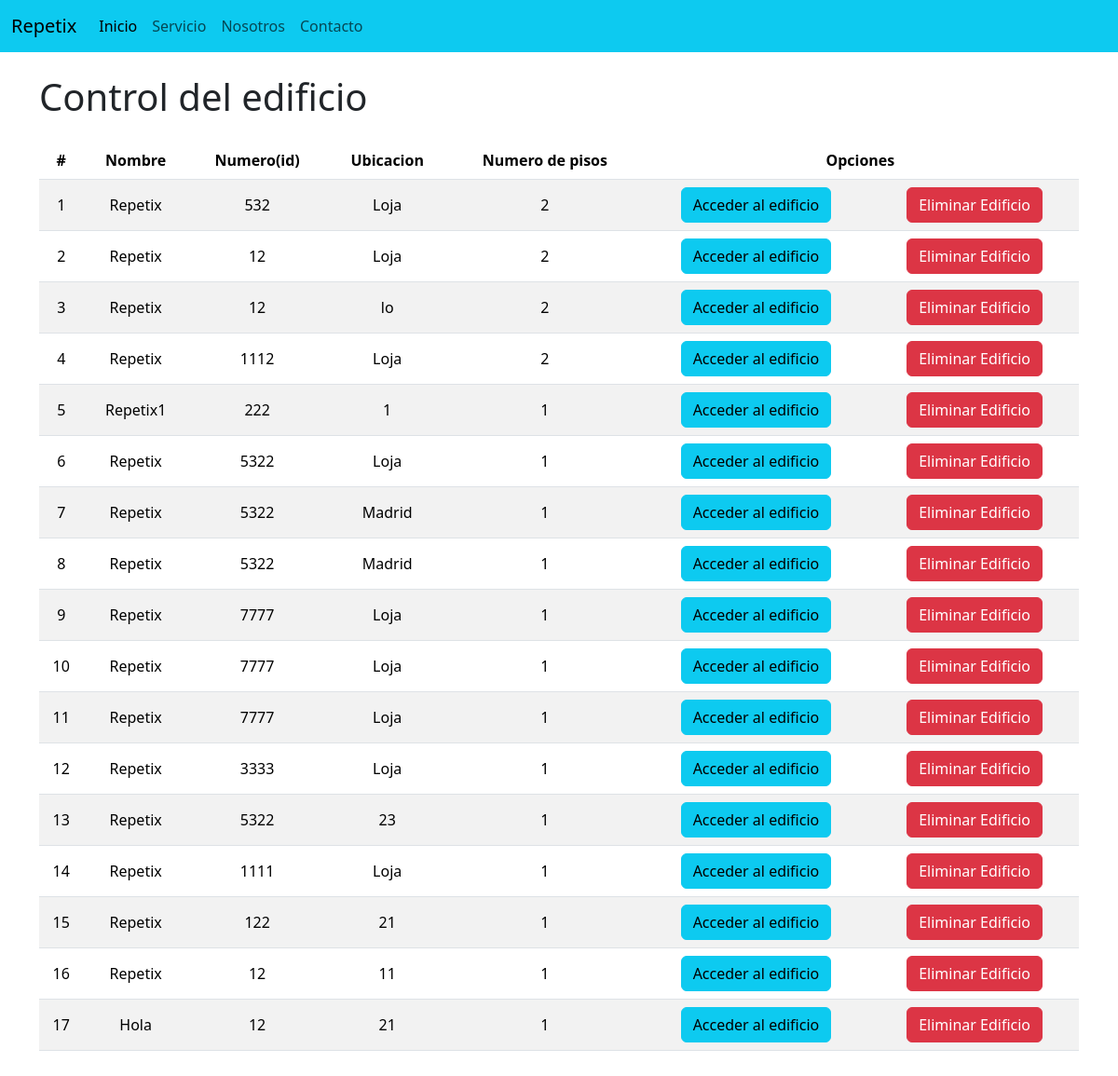
/AccederEdificio/, run on an earlier commit of the app's database.
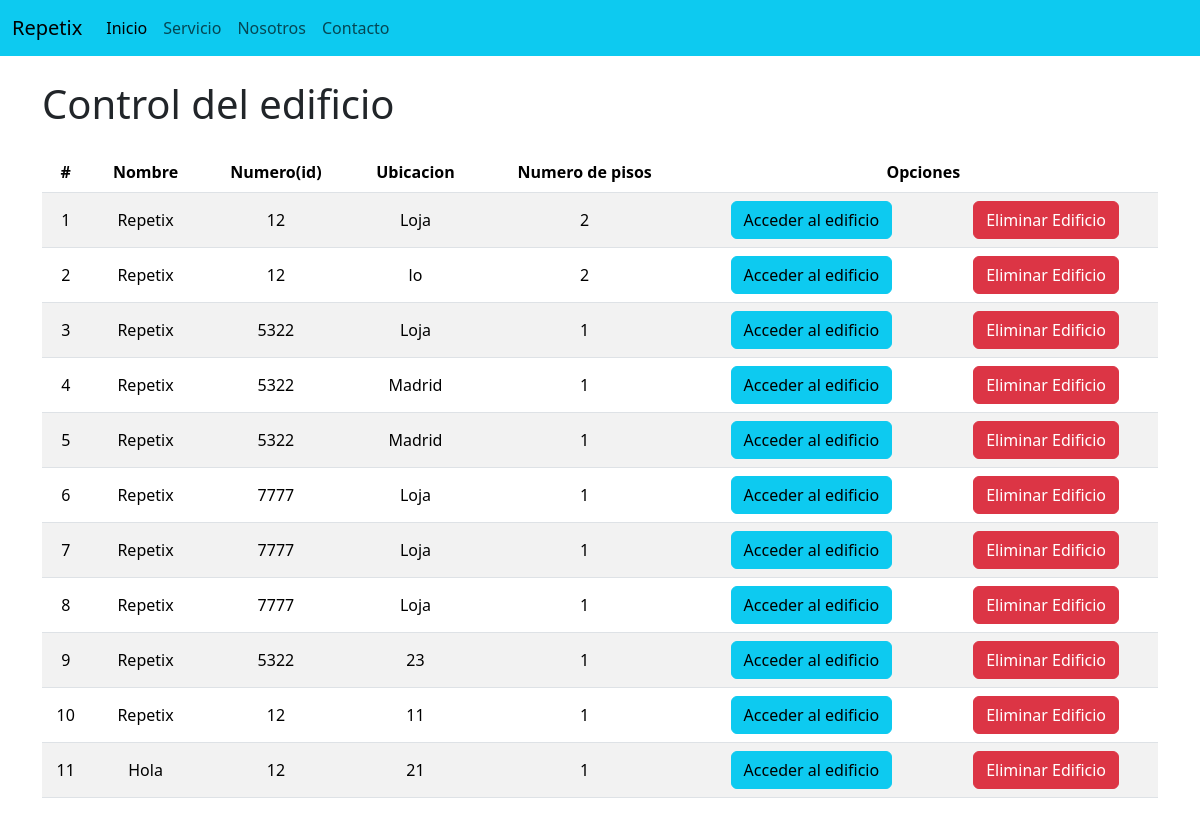
And on a later commit of the database.
### Repetix/models.py (models this page shows, shortened)
class Edificio(models.Model):
    nombre = models.CharField(max_length=100)
    codigo = models.CharField(max_length=20, unique=True)
    ubicacion = models.CharField(max_length=100)
    numero_pisos = models.FloatField()

### Repetix/views.py (the view)
# urls.py: path('AccederEdificio/', views.accederEdificio, name='AccederEdificio'),
def accederEdificio(request):
    edificio = Edificio.objects.all()
    pisos = Piso.objects.all()
    return render(request, 'AccederEdificio.html', {
        'edificios': edificio,
        'pisos': pisos,
    })

### Repetix/Templates/AccederEdificio.html (shortened to what this page needs)
{% extends './base.html' %}
{% block body %}
<div class="table-responsive">
  <h1>Control del edificio</h1>
  <div class="table-responsive py-3">
    <table class="table table-striped">
      <thead>
        <tr>
          <th>#</th>
          <th>Nombre</th>
          <th>Numero(id)</th>
          <th>Ubicacion</th>
          <th>Numero de pisos</th>
          <th colspan="2">Opciones</th>
        </tr>
      </thead>
      <tbody>
        {% for edificio in edificios %}
          <tr>
            <td>{{ forloop.counter }}</td>
            <td>{{ edificio.nombre }}</td>
            <td>{{ edificio.codigo }}</td>
            <td>{{ edificio.ubicacion }}</td>
            <td>{{ edificio.numero_pisos }}</td>
            <td>
              <a href="/ControlarEdificio/{{ edificio.codigo }}" class="btn btn-info">Acceder al edificio</a>
            </td>
            <td>
              <a href="/EliminarEdificio/{{ edificio.codigo }}" class="btn btn-danger btnEliminacion">Eliminar Edificio</a>
            </td>
          </tr>
        {% endfor %}
      </tbody>
    </table>
  </div>
</div>
{% endblock %}

### Repetix/Templates/base.html (shortened to what this page needs)
{% load static %}
<!DOCTYPE html>
<html lang="es">
  <head>
    <link href="https://cdn.jsdelivr.net/npm/bootstrap@5.3.3/dist/css/bootstrap.min.css" rel="stylesheet" />
    <link rel="stylesheet" href="{% static 'css/AccederEdificio.css' %}">
  </head>
  <body>
    <nav class="navbar navbar-expand-lg bg-info">
      <div class="container-fluid">
        <a class="navbar-brand" href="/index/">Repetix</a>
        <div class="collapse navbar-collapse" id="navbarNav">
          <ul class="navbar-nav">
            <li class="nav-item">
              <a class="nav-link active" aria-current="page" href="/index/">Inicio</a>
            </li>
            <li class="nav-item">
              <a class="nav-link" href="/Servicio/">Servicio</a>
            </li>
            <li class="nav-item">
              <a class="nav-link" href="/Nosotros/">Nosotros</a>
            </li>
            <li class="nav-item">
              <a class="nav-link" href="/contacto/">Contacto</a>
            </li>
          </ul>
        </div>
      </div>
    </nav>
    <div class="container py-4">
        {% block body %}
        {% endblock %}
    </div>
  </body>
</html>

### Repetix/static/css/AccederEdificio.css (style rules this page uses)
th, td { text-align: center; vertical-align: middle; }

What changed in the data, as far as the page shows it:
removed Edificio: nombre "Repetix", codigo "532", ubicacion "Loja", numero_pisos "2"
removed Edificio: nombre "Repetix", codigo "1112", ubicacion "Loja", numero_pisos "2"
removed Edificio: nombre "Repetix1", codigo "222", ubicacion "1", numero_pisos "1"
removed Edificio: nombre "Repetix", codigo "3333", ubicacion "Loja", numero_pisos "1"
removed Edificio: nombre "Repetix", codigo "1111", ubicacion "Loja", numero_pisos "1"
removed Edificio: nombre "Repetix", codigo "122", ubicacion "21", numero_pisos "1"
